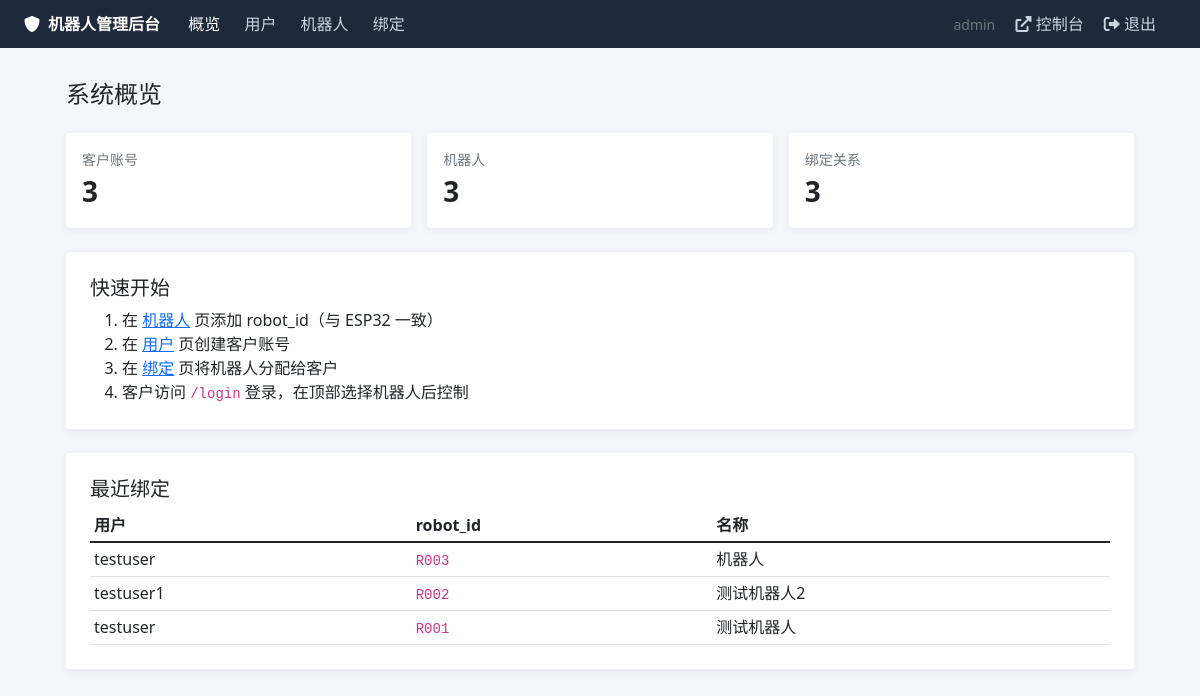
Page /admin/ (signed in) on the committed database.
### tables this page shows
CREATE TABLE users (
                    id INTEGER PRIMARY KEY AUTOINCREMENT,
                    username TEXT NOT NULL UNIQUE,
                    password_hash TEXT NOT NULL,
                    role TEXT NOT NULL DEFAULT 'user',
                    is_active INTEGER NOT NULL DEFAULT 1,
                    created_at REAL NOT NULL DEFAULT (strftime('%s', 'now'))
                );

CREATE TABLE user_robots (
                    user_id INTEGER NOT NULL,
                    robot_id TEXT NOT NULL,
                    bound_at REAL NOT NULL DEFAULT (strftime('%s', 'now')),
                    PRIMARY KEY (user_id, robot_id),
                    FOREIGN KEY (user_id) REFERENCES users(id) ON DELETE CASCADE,
                    FOREIGN KEY (robot_id) REFERENCES robots(robot_id) ON DELETE CASCADE
                );

CREATE TABLE robots (
                    robot_id TEXT PRIMARY KEY,
                    display_name TEXT NOT NULL,
                    notes TEXT DEFAULT '',
                    created_at REAL NOT NULL DEFAULT (strftime('%s', 'now'))
                );

### auth.py (the view)
@admin_bp.route('/')
def dashboard():
    users = auth_db.list_users()
    robots = auth_db.list_robots()
    bindings = auth_db.list_bindings()
    return render_template(
        'admin/dashboard.html',
        user_count=len(users),
        robot_count=len(robots),
        binding_count=len(bindings),
        users=users,
        robots=robots,
        bindings=bindings,
    )

### app.py (called while the page is built)
@app.after_request
def disable_static_cache(response):
    if request.path.startswith('/static/') or request.path in ('/', '/index'):
        response.headers['Cache-Control'] = 'no-store, no-cache, must-revalidate, max-age=0'
        response.headers['Pragma'] = 'no-cache'
    return response

@app.before_request
def before_request():
    state.connected_clients += 1
    auth_resp = check_request_auth()
    if auth_resp is not None:
        return auth_resp
    path = request.path
    if is_robot_control_api(path, request.method):
        guard = require_robot_for_control()
        if guard is not None:
            return guard

@app.teardown_request
def teardown_request(exception=None):
    state.connected_clients -= 1

@app.context_processor
def inject_auth_context():
    from flask_login import current_user as cu
    selected_robot_id = session.get('selected_robot_id')
    selected_robot_name = None
    has_bound_robots = False
    if cu.is_authenticated and auth_database:
        if cu.is_admin:
            has_bound_robots = len(auth_database.list_robots()) > 0
        else:
            has_bound_robots = len(auth_database.list_robots_for_user(cu.id)) > 0
    if selected_robot_id and auth_database:
        robot = auth_database.get_robot(selected_robot_id)
        if robot:
            selected_robot_name = robot.get('display_name')
    return {
        'selected_robot_id': selected_robot_id,
        'selected_robot_name': selected_robot_name,
        'has_bound_robots': has_bound_robots,
        'robot_control_required': has_bound_robots and not selected_robot_id,
    }

### auth.py (called while the page is built)
def is_public_path(path: str) -> bool:
    if path.startswith('/static/'):
        return True
    return path in ('/login', '/admin/login', '/favicon.ico')

def check_request_auth():
    path = request.path
    if is_public_path(path):
        return None
    if path.startswith('/admin'):
        if path == '/admin/login':
            return None
        if not current_user.is_authenticated:
            return redirect(url_for('admin.login', next=path))
        if not current_user.is_admin:
            abort(403)
        return None
    if not current_user.is_authenticated:
        if path.startswith('/api/'):
            return jsonify({'status': 'error', 'message': '未登录，请先登录'}), 401
        return redirect(url_for('auth.login', next=path))
    return None

    @property
    def is_active(self):
        return self.is_active_account

### templates/admin/dashboard.html (shortened to what this page needs)
{% extends "admin/base.html" %}
{% block content %}
<h4 class="mb-4">系统概览</h4>
<div class="row g-3 mb-4">
    <div class="col-md-4">
        <div class="card p-3">
            <div class="text-muted small">客户账号</div>
            <div class="fs-3 fw-bold">{{ user_count }}</div>
        </div>
    </div>
    <div class="col-md-4">
        <div class="card p-3">
            <div class="text-muted small">机器人</div>
            <div class="fs-3 fw-bold">{{ robot_count }}</div>
        </div>
    </div>
    <div class="col-md-4">
        <div class="card p-3">
            <div class="text-muted small">绑定关系</div>
            <div class="fs-3 fw-bold">{{ binding_count }}</div>
        </div>
    </div>
</div>
<div class="card p-4">
    <h5>快速开始</h5>
    <ol class="mb-0">
        <li>在 <a href="{{ url_for('admin.robots_page') }}">机器人</a> 页添加 robot_id（与 ESP32 一致）</li>
        <li>在 <a href="{{ url_for('admin.users_page') }}">用户</a> 页创建客户账号</li>
        <li>在 <a href="{{ url_for('admin.bindings_page') }}">绑定</a> 页将机器人分配给客户</li>
        <li>客户访问 <code>/login</code> 登录，在顶部选择机器人后控制</li>
    </ol>
</div>
{% if bindings %}
<div class="card p-4 mt-4">
    <h5>最近绑定</h5>
    <table class="table table-sm mb-0">
        <thead><tr><th>用户</th><th>robot_id</th><th>名称</th></tr></thead>
        <tbody>
        {% for b in bindings[:10] %}
            <tr>
                <td>{{ b.username }}</td>
                <td><code>{{ b.robot_id }}</code></td>
                <td>{{ b.display_name }}</td>
            </tr>
        {% endfor %}
        </tbody>
    </table>
</div>
{% endif %}
{% endblock %}

### templates/admin/base.html (shortened to what this page needs)
<!DOCTYPE html>
<html lang="zh-CN">
<head>
    <link href="https://cdn.jsdelivr.net/npm/bootstrap@5.1.3/dist/css/bootstrap.min.css" rel="stylesheet">
    <link rel="stylesheet" href="https://cdnjs.cloudflare.com/ajax/libs/font-awesome/6.0.0/css/all.min.css">
</head>
<body>
    <nav class="admin-nav">
        <div class="container-fluid px-4 d-flex justify-content-between align-items-center">
            <div>
                <strong><i class="fas fa-shield-alt me-2"></i>机器人管理后台</strong>
                <a href="{{ url_for('admin.dashboard') }}" class="ms-4 {% if request.path == '/admin/' %}active{% endif %}">概览</a>
                <a href="{{ url_for('admin.users_page') }}" class="{% if '/admin/users' in request.path %}active{% endif %}">用户</a>
                <a href="{{ url_for('admin.robots_page') }}" class="{% if '/admin/robots' in request.path %}active{% endif %}">机器人</a>
                <a href="{{ url_for('admin.bindings_page') }}" class="{% if '/admin/bindings' in request.path %}active{% endif %}">绑定</a>
            </div>
            <div>
                <span class="text-muted small me-3">{{ current_user.username }}</span>
                <a href="{{ url_for('index') }}" class="me-3"><i class="fas fa-external-link-alt"></i> 控制台</a>
                <a href="{{ url_for('admin.logout') }}"><i class="fas fa-sign-out-alt"></i> 退出</a>
            </div>
        </div>
    </nav>
    <main class="admin-content">
        {% block content %}{% endblock %}
    </main>
</body>
</html>

### templates/admin/base.html (style rules this page uses)
body { background: #f4f6f9; }
.admin-nav { background: #1e293b; color: #fff; padding: 0.75rem 0; }
.admin-nav a { color: #cbd5e1; text-decoration: none; margin-right: 1.25rem; }
.admin-nav a:hover, .admin-nav a.active { color: #fff; }
.admin-content { max-width: 1100px; margin: 2rem auto; padding: 0 1rem; }
.card { border: none; box-shadow: 0 2px 8px rgba(0,0,0,0.06); }

### rows in the picture
users: username "admin"
user_robots: username "testuser", robot_id "R003", display_name "机器人"
user_robots: username "testuser1", robot_id "R002", display_name "测试机器人2"
user_robots: username "testuser", robot_id "R001", display_name "测试机器人"

### other values in the picture
{{ user_count }} "3"
{{ robot_count }} "3"
{{ binding_count }} "3"
